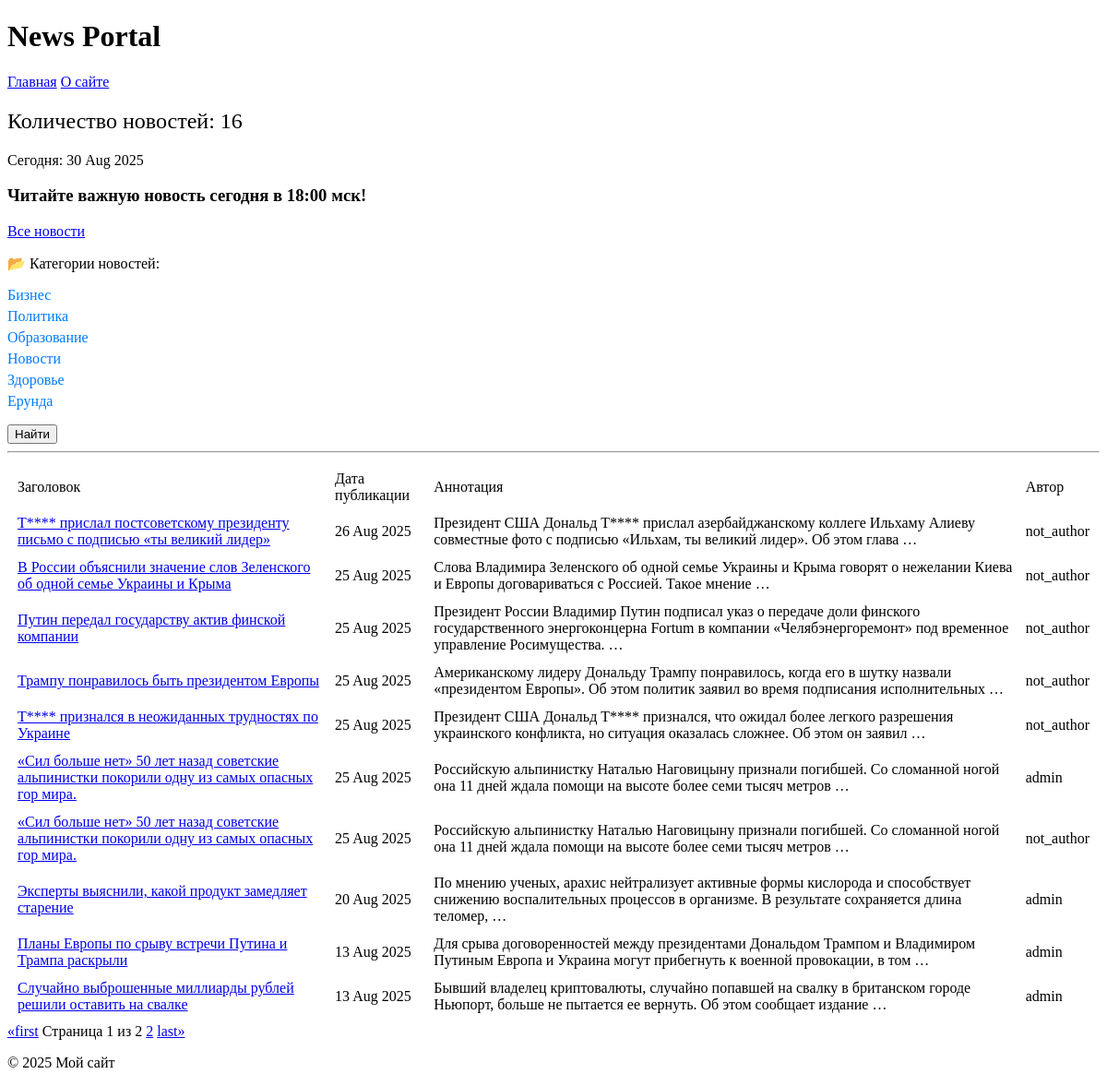
The page /news/ on the database as committed earlier.
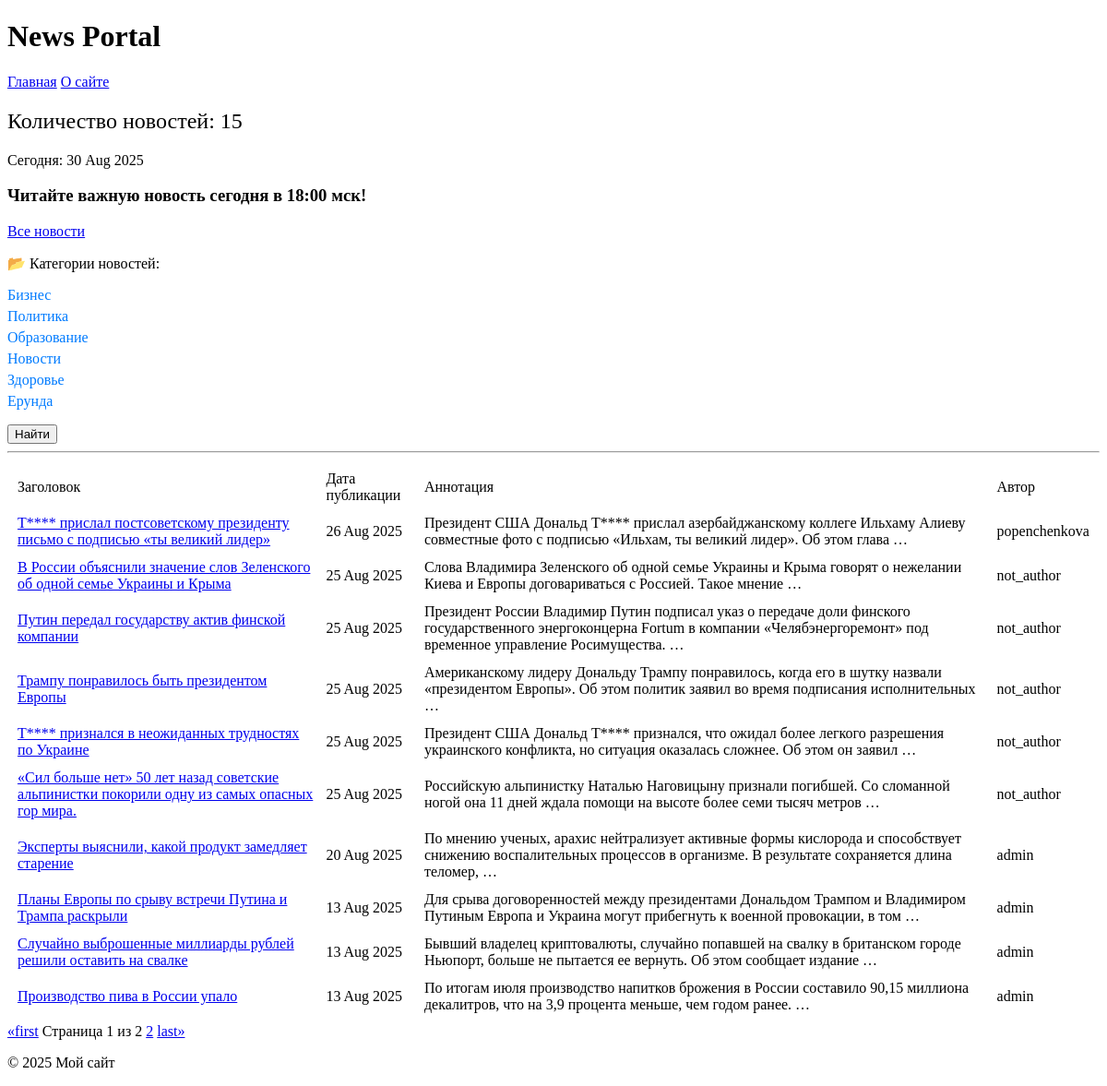
The same page on the database as committed later.
### News_Portal/models.py (models this page shows, shortened)
class Category(models.Model):
    name = models.CharField(max_length=20, unique=True)
    subscribers = models.ManyToManyField(User, related_name='categories', blank=True)

class Post(models.Model):
    author = models.ForeignKey(Author, on_delete=models.CASCADE)
    ARTICLE = 'article'
    NEWS = 'news'
    POST_CHOICES = [(ARTICLE, 'статья'), (NEWS, 'новость')]
    post_type = models.CharField(max_length=10, choices=POST_CHOICES, default=NEWS)
    categories = models.ManyToManyField(Category, through = 'PostCategory')
    post_origin = models.DateTimeField(auto_now_add=True)
    post_head = models.CharField(max_length=255, default=0)
    post_text = models.TextField(max_length=100000, default=0)
    post_rate = models.DecimalField(max_digits=2, decimal_places=1, default=0)

class Author(models.Model):
    user = models.OneToOneField(User, on_delete=models.CASCADE)
    author_rate = models.DecimalField(max_digits=4, decimal_places=1, default=Decimal('0.0'))

### News_Portal/views.py (the view)
# urls.py: path('news/', NewsList.as_view(), name='news_list'),# это просто свое название
class NewsList(ListView):  # post
    model = Post
    template_name = 'news/newslist.html'
    context_object_name = 'posts'
    paginate_by = 10
    items = list(range(1, len(Post.objects.all()) + 1))
    def get_context_data(self, **kwargs):
        context = super().get_context_data(**kwargs)
        context['time_now'] = datetime.now(timezone.utc)
        context['categories'] = Category.objects.all()
        context['next_news'] = None
        category_id = self.request.GET.get('category_id')
        return context
    def get_queryset(self):
        queryset = super().get_queryset()
        queryset = queryset.filter(post_type=Post.NEWS).order_by('-post_origin')
        self.filterset = NewsFilter(self.request.GET, queryset)
        category_id = self.request.GET.get('category_id')
        if category_id:
            queryset = queryset.filter(categories__id=category_id)
        return queryset.order_by('-post_origin')

### News_Portal/templatetags/censor.py (called while the page is built)
@register.filter()
def censor(value):
    if not isinstance(value, str):
        raise TypeError(f'Ошибка! Переменная должна быть "str"')
    def replace(match):
        word = match.group()
        return (word[0] + '*' * (len(word) - 1))
    return pattern.sub(replace, value)

### News_Portal/templatetags/custom_tags.py (called while the page is built)
@register.filter
def has_perm(user, perm):
    return user.has_perm(perm)

### templates/news/newslist.html (shortened to what this page needs)
{% extends 'flatpages/default.html' %}
{% load custom_tags %}
{% load censor %}
{% block content %}
    <h2 style="font-weight: normal;"> Количество новостей: {{ page_obj.paginator.count }} </h2>
    <p>Сегодня: {{ time_now|date:'d M Y' }}</p>
    <h3>{{ next_news|default_if_none:"Читайте важную новость сегодня в 18:00 мск!" }}</h3>
    <p1><a href="{% url 'news_list' %}">Все новости</a></p1>
    <div class="categories">
        <p>📂 Категории новостей:</p>
        {% for category in categories %}
            <li style="margin-bottom: 5px; display: flex; align-items: center; gap: 10px;">
                <a href="{% url 'category_list' category.id %}"
                   style="text-decoration: none; color: #007bff; font-weight: 500;">
                    {{ category.name }}
                </a>
            </li>
        {% empty %}
            <li> Нет категорий</li>
        {% endfor %}
</div>
    <p><form action="{% url 'news_search' %}" method="get"></p>
        <button type="submit" class="btn btn-secondary btn-sm">Найти</button>
    <hr>
    {% if page_obj %}
        <table cellspacing="10">
            <tr>
                <td>Заголовок</td>
                <td>Дата публикации</td>
                <td>Аннотация</td>
                <td>Автор</td>
            </tr>
            {% for post in page_obj %}
                <tr>
                    <td><a href="{% url 'news_detail' post.id %}">{{ post.post_head|censor }}</a></td>
                    <td>{{ post.post_origin|date:'d M Y' }}</td>
                    <td>{{ post.post_text|truncatewords:20|censor }}</td>
                    <td>{{ post.author.user.username }}</td>
                </tr>
            {% endfor %}
        </table>
    {% else %}
        <h2>Новостей нет!</h2>
    {% endif %}
    <a href="?page=1">&laquo;first</a>
    Страница {{ page_obj.number }} из {{ page_obj.paginator.num_pages }}
    {% if page_obj.has_next %}
        <a href="?page={{ page_obj.next_page_number }}">{{ page_obj.next_page_number }}</a>
    {% endif %}
    {% if page_obj.number < page_obj.paginator.num_pages %}
        <a href="?page={{ page_obj.paginator.num_pages }}">last&raquo;</a>
    {% endif %}
{% endblock content %}

Rows that differ between the two databases and show on the page:
removed Post: post_head|censor "«Сил больше нет» 50 лет назад советские альпинистки покорили одну из самых опасных гор мира.", post_origin "25 Aug 2025", post_text|censor "Российскую альпинистку Наталью Наговицыну признали погибшей. Со сломанной ногой она 11 дней ждала помощи на высоте более семи тысяч метров …", author.user.username "admin"
changed Post "Т**** прислал постсоветскому президенту письмо с подписью «ты великий лидер»": author.user.username "not_author" → "popenchenkova"
now on this page (row unchanged): Post: post_head|censor "Производство пива в России упало", post_origin "13 Aug 2025", post_text|censor "По итогам июля производство напитков брожения в России составило 90,15 миллиона декалитров, что на 3,9 процента меньше, чем годом ранее. …", author.user.username "admin"
Other text that changed with them:
{{ page_obj.paginator.count }}: "16" → "15"
